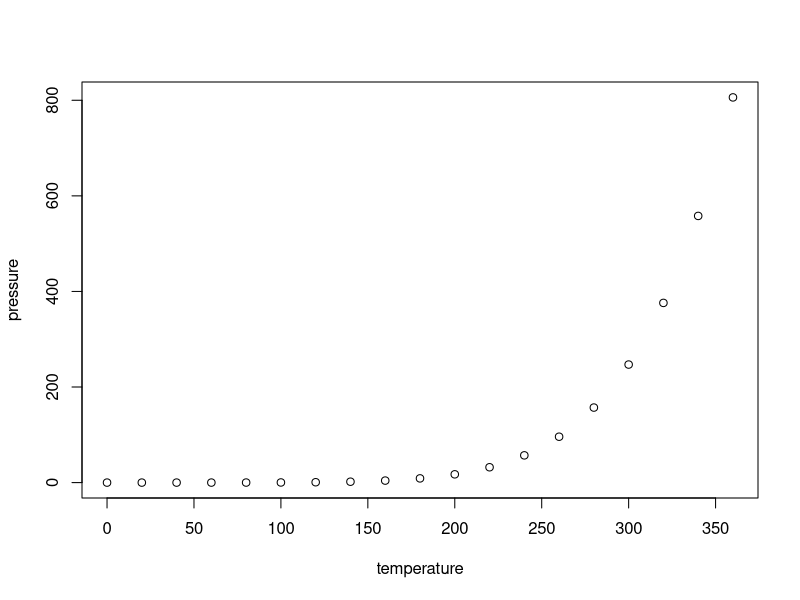
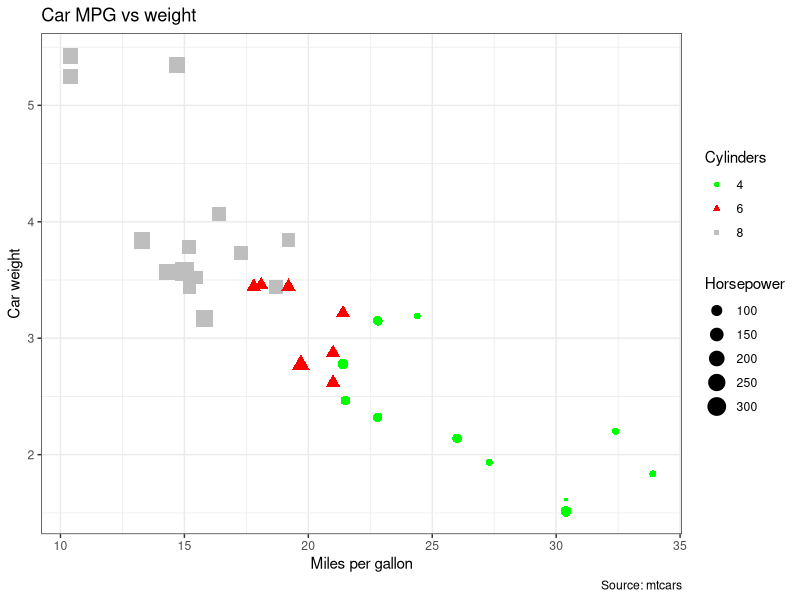

The R source for these figures, in order:
## ---- chunk 1
knitr::opts_chunk$set(echo = TRUE)
## ---- chunk 2
summary(cars)
## ---- chunk 3
plot(pressure)
## ---- chunk 4
library(tidyverse)
ggplot(mtcars)+ 
       geom_point(aes(x = mpg, y = wt, 
                      color = factor(cyl),
                      shape = factor(cyl),
                      size = hp))+ 
                      #label = rownames(mtcars), check_overlap = TRUE) +
  theme_bw() +
  scale_color_manual(values = c("green", "red", "grey") ) +
  labs(title = "Car MPG vs weight", 
       x = 'Miles per gallon',
       y = 'Car weight',
       shape="Cylinders", size="Horsepower", color = "Cylinders",
       caption = "Source: mtcars") #theme_bw


